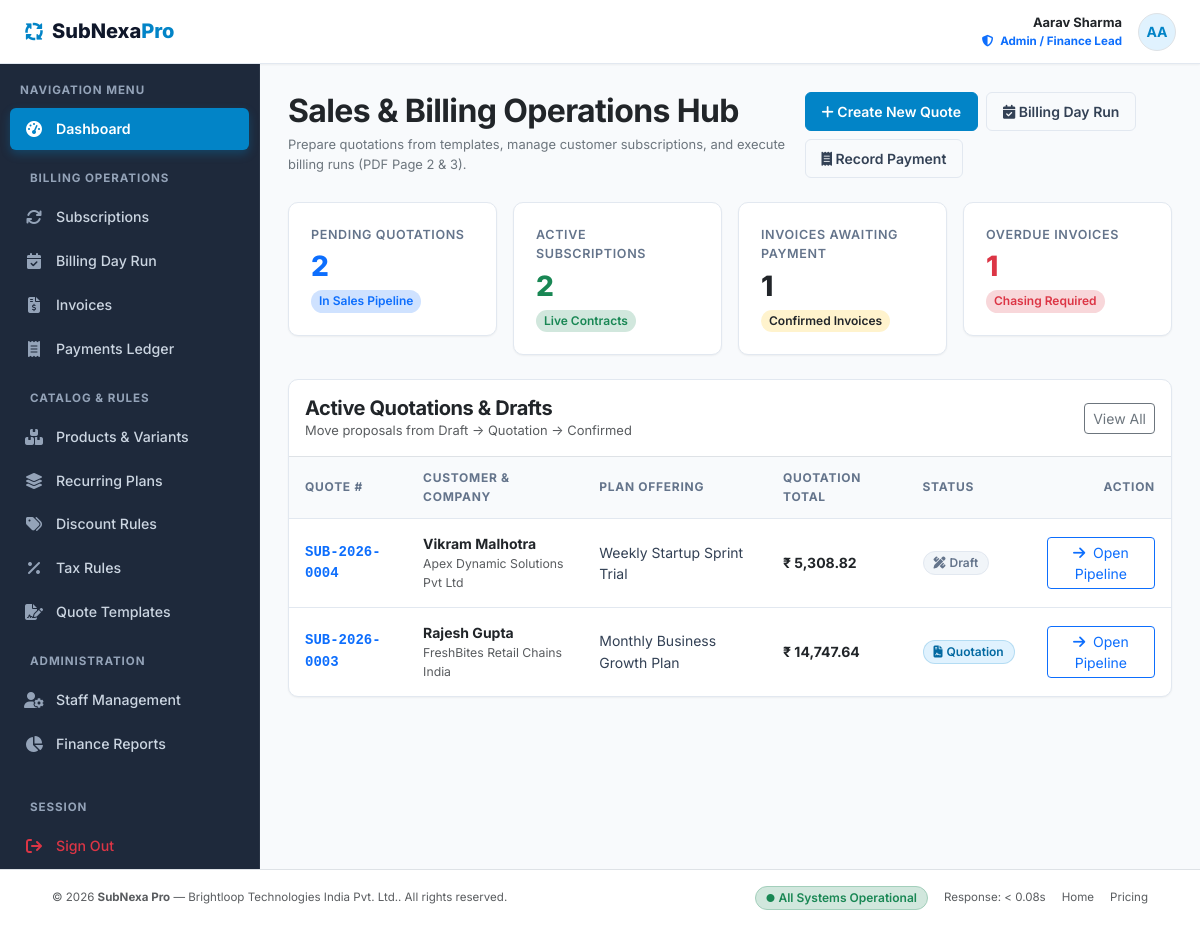
The app's page /staff/dashboard.php (signed in) with its own data.
### tables this page shows
CREATE TABLE `subscriptions` (
  `id` INT UNSIGNED AUTO_INCREMENT PRIMARY KEY,
  `subscription_number` VARCHAR(50) NOT NULL UNIQUE,
  `customer_id` INT UNSIGNED NOT NULL,
  `created_by_staff_id` INT UNSIGNED NULL,
  `plan_id` INT UNSIGNED NOT NULL,
  `discount_id` INT UNSIGNED NULL,
  `status` ENUM('draft', 'quotation', 'confirmed', 'active', 'paused', 'closed') NOT NULL DEFAULT 'draft',
  `start_date` DATE NOT NULL,
  `expiry_date` DATE NULL,
  `next_billing_date` DATE NULL,
  `payment_terms` VARCHAR(100) NOT NULL DEFAULT 'Immediate Payment',
  `subtotal` DECIMAL(12,2) NOT NULL DEFAULT 0.00,
  `tax_total` DECIMAL(12,2) NOT NULL DEFAULT 0.00,
  `discount_total` DECIMAL(12,2) NOT NULL DEFAULT 0.00,
  `total_amount` DECIMAL(12,2) NOT NULL DEFAULT 0.00,
  `notes` TEXT NULL,
  `created_at` TIMESTAMP DEFAULT CURRENT_TIMESTAMP,
  `updated_at` TIMESTAMP DEFAULT CURRENT_TIMESTAMP ON UPDATE CURRENT_TIMESTAMP,
  CONSTRAINT `fk_sub_customer` FOREIGN KEY (`customer_id`) REFERENCES `users` (`id`) ON DELETE RESTRICT,
  CONSTRAINT `fk_sub_staff` FOREIGN KEY (`created_by_staff_id`) REFERENCES `users` (`id`) ON DELETE SET NULL,
  CONSTRAINT `fk_sub_plan` FOREIGN KEY (`plan_id`) REFERENCES `plans` (`id`) ON DELETE RESTRICT,
  CONSTRAINT `fk_sub_discount` FOREIGN KEY (`discount_id`) REFERENCES `discount_rules` (`id`) ON DELETE SET NULL,
  INDEX `idx_sub_status` (`status`),
  INDEX `idx_sub_billing_date` (`next_billing_date`),
  INDEX `idx_sub_customer_id` (`customer_id`)
);

CREATE TABLE `users` (
  `id` INT UNSIGNED AUTO_INCREMENT PRIMARY KEY,
  `name` VARCHAR(150) NOT NULL,
  `email` VARCHAR(191) NOT NULL UNIQUE,
  `password_hash` VARCHAR(255) NOT NULL,
  `role` ENUM('admin', 'staff', 'customer') NOT NULL DEFAULT 'customer',
  `phone` VARCHAR(30) NULL,
  `company_name` VARCHAR(150) NULL,
  `address` TEXT NULL,
  `status` ENUM('active', 'inactive', 'suspended') NOT NULL DEFAULT 'active',
  `created_at` TIMESTAMP DEFAULT CURRENT_TIMESTAMP,
  `updated_at` TIMESTAMP DEFAULT CURRENT_TIMESTAMP ON UPDATE CURRENT_TIMESTAMP,
  INDEX `idx_users_role` (`role`),
  INDEX `idx_users_email` (`email`)
);

CREATE TABLE `plans` (
  `id` INT UNSIGNED AUTO_INCREMENT PRIMARY KEY,
  `name` VARCHAR(150) NOT NULL,
  `code` VARCHAR(50) NOT NULL UNIQUE,
  `billing_frequency` ENUM('daily', 'weekly', 'monthly', 'yearly') NOT NULL DEFAULT 'monthly',
  `cost` DECIMAL(12,2) NOT NULL DEFAULT 0.00,
  `min_quantity` INT UNSIGNED NOT NULL DEFAULT 1,
  `auto_close_on_end` TINYINT(1) NOT NULL DEFAULT 0,
  `can_pause` TINYINT(1) NOT NULL DEFAULT 1,
  `can_renew` TINYINT(1) NOT NULL DEFAULT 1,
  `available_from` DATE NULL,
  `available_to` DATE NULL,
  `is_active` TINYINT(1) NOT NULL DEFAULT 1,
  `description` TEXT NULL,
  `created_at` TIMESTAMP DEFAULT CURRENT_TIMESTAMP,
  INDEX `idx_plan_frequency` (`billing_frequency`),
  INDEX `idx_plan_active` (`is_active`)
);

### config/database.php (called while the page is built, shortened)
<?php
try {
    $conn = new mysqli(DB_HOST, DB_USER, DB_PASS, DB_NAME, DB_PORT);
    $conn->set_charset("utf8mb4");
} catch (mysqli_sql_exception $e) {
    http_response_code(500);
    die('<div style="font-family:sans-serif;padding:30px;background:#FEF2F2;border:1px solid #F87171;border-radius:8px;max-width:600px;margin:50px auto;color:#991B1B;">
        <h3 style="margin-top:0;">Database Connection Error</h3>
        <p>Could not connect to MySQL database <strong>' . htmlspecialchars(DB_NAME) . '</strong> on port ' . DB_PORT . '.</p>
        <p><small>' . htmlspecialchars($e->getMessage()) . '</small></p>
        <p>Please make sure MySQL is running in XAMPP and <code>subnexa_pro</code> database is imported.</p>
    </div>');
}
function db_query($sql, $params = [], $types = "") {
    global $conn;
    $stmt = $conn->prepare($sql);
    $stmt->execute();
    return $stmt;
}
function db_fetch_all($sql, $params = [], $types = "") {
    $stmt = db_query($sql, $params, $types);
    $result = $stmt->get_result();
    $rows = [];
    if ($result) {
        while ($row = $result->fetch_assoc()) {
            $rows[] = $row;
        }
    }
    return $rows;
}
function db_fetch_one($sql, $params = [], $types = "") {
    $stmt = db_query($sql, $params, $types);
    $result = $stmt->get_result();
    $row = null;
    if ($result && $result->num_rows > 0) {
        $row = $result->fetch_assoc();
    }
    return $row;
}

### staff/dashboard.php (the view, shortened to what this page needs)
<?php
$pending_quotes = db_fetch_one("SELECT COUNT(*) as cnt FROM subscriptions WHERE status IN ('draft', 'quotation')")['cnt'] ?? 0;
$active_subs = db_fetch_one("SELECT COUNT(*) as cnt FROM subscriptions WHERE status = 'active'")['cnt'] ?? 0;
$invoices_due = db_fetch_one("SELECT COUNT(*) as cnt FROM invoices WHERE status = 'confirmed'")['cnt'] ?? 0;
$overdue_count = db_fetch_one("SELECT COUNT(*) as cnt FROM invoices WHERE status = 'confirmed' AND due_date < CURDATE()")['cnt'] ?? 0;
$quotes = db_fetch_all("
    SELECT s.*, u.name as customer_name, u.company_name, p.name as plan_name
    FROM subscriptions s
    JOIN users u ON s.customer_id = u.id
    JOIN plans p ON s.plan_id = p.id
    WHERE s.status IN ('draft', 'quotation')
    ORDER BY s.id DESC LIMIT 5
");
require_once __DIR__ . '/../includes/header.php';
require_once __DIR__ . '/../includes/navbar.php';
?>
<div class="app-layout">
    <?php require_once __DIR__ . '/../includes/sidebar.php'; ?>
    <main class="app-main">
        <div class="container-fluid p-0">
            <div class="d-flex flex-column flex-md-row md:align-items-center justify-content-between gap-3 mb-4">
                <div>
                    <h2 class="fw-bold text-dark mb-1">Sales & Billing Operations Hub</h2>
                    <p class="text-secondary small mb-0">Prepare quotations from templates, manage customer subscriptions, and execute billing runs (PDF Page 2 & 3).</p>
                </div>
                <div class="d-flex flex-wrap gap-2">
                    <a href="<?= BASE_URL; ?>/staff/quotation_create.php" class="btn btn-nordic-primary">
                        <i class="fa-solid fa-plus me-1.5"></i> Create New Quote
                    </a>
                    <a href="<?= BASE_URL; ?>/staff/billing_run.php" class="btn btn-nordic-outline">
                        <i class="fa-solid fa-calendar-check me-1.5"></i> Billing Day Run
                    </a>
                    <a href="<?= BASE_URL; ?>/staff/payments.php" class="btn btn-nordic-outline">
                        <i class="fa-solid fa-receipt me-1.5"></i> Record Payment
                    </a>
                </div>
            </div>
            <div class="row g-3 mb-4">
                <div class="col-sm-6 col-xl-3">
                    <div class="card-nordic stat-card">
                        <div class="stat-title">Pending Quotations</div>
                        <div class="stat-value text-primary"><?= (int)$pending_quotes; ?></div>
                        <div class="stat-badge bg-primary-subtle text-primary">In Sales Pipeline</div>
                    </div>
                </div>
                <div class="col-sm-6 col-xl-3">
                    <div class="card-nordic stat-card">
                        <div class="stat-title">Active Subscriptions</div>
                        <div class="stat-value text-success"><?= (int)$active_subs; ?></div>
                        <div class="stat-badge bg-success-subtle text-success">Live Contracts</div>
                    </div>
                </div>
                <div class="col-sm-6 col-xl-3">
                    <div class="card-nordic stat-card">
                        <div class="stat-title">Invoices Awaiting Payment</div>
                        <div class="stat-value text-dark"><?= (int)$invoices_due; ?></div>
                        <div class="stat-badge bg-warning-subtle text-dark">Confirmed Invoices</div>
                    </div>
                </div>
                <div class="col-sm-6 col-xl-3">
                    <div class="card-nordic stat-card">
                        <div class="stat-title">Overdue Invoices</div>
                        <div class="stat-value text-danger"><?= (int)$overdue_count; ?></div>
                        <div class="stat-badge bg-danger-subtle text-danger">Chasing Required</div>
                    </div>
                </div>
            </div>
            <div class="card-nordic overflow-hidden mb-4">
                <div class="p-3 border-bottom d-flex justify-content-between align-items-center">
                    <div>
                        <h5 class="fw-bold text-dark mb-0">Active Quotations & Drafts</h5>
                        <div class="text-muted small">Move proposals from Draft &rarr; Quotation &rarr; Confirmed</div>
                    </div>
                    <a href="<?= BASE_URL; ?>/staff/quotations.php" class="btn btn-sm btn-outline-secondary">View All</a>
                </div>
                <div class="table-responsive">
                    <table class="table-nordic">
                        <thead>
                            <tr>
                                <th>Quote #</th>
                                <th>Customer & Company</th>
                                <th>Plan Offering</th>
                                <th>Quotation Total</th>
                                <th>Status</th>
                                <th class="text-end">Action</th>
                            </tr>
                        </thead>
                        <tbody>
                            <?php if (empty($quotes)): ?>
                                <tr>
                                    <td colspan="6" class="text-center py-4 text-muted">No pending quotes. Click "Create New Quote" to begin.</td>
                                </tr>
                            <?php else: ?>
                                <?php foreach ($quotes as $q): ?>
                                    <tr>
                                        <td class="fw-bold font-monospace text-primary"><?= htmlspecialchars($q['subscription_number']); ?></td>
                                        <td>
                                            <div class="fw-bold text-dark"><?= htmlspecialchars($q['customer_name']); ?></div>
                                            <div class="text-muted small"><?= htmlspecialchars($q['company_name'] ?? '—'); ?></div>
                                        </td>
                                        <td><?= htmlspecialchars($q['plan_name']); ?></td>
                                        <td class="fw-bold text-dark"><?= format_currency($q['total_amount']); ?></td>
                                        <td><?= get_status_badge($q['status']); ?></td>
                                        <td class="text-end">
                                            <a href="<?= BASE_URL; ?>/admin/subscription_view.php?id=<?= $q['id']; ?>" class="btn btn-sm btn-outline-primary py-1 px-2.5">
                                                <i class="fa-solid fa-arrow-right me-1"></i> Open Pipeline
                                            </a>
                                        </td>
                                    </tr>
                                <?php endforeach; ?>
                            <?php endif; ?>
                        </tbody>
                    </table>
                </div>
            </div>
        </div>
    </main>
</div>
<?php require_once __DIR__ . '/../includes/footer.php'; ?>

### config/functions.php (shortened to what this page needs)
<?php
function format_currency($amount) {
    return APP_CURRENCY . ' ' . number_format((float)$amount, 2);
}
function get_status_badge($status) {
    $status_clean = strtolower(trim((string)$status));
    switch ($status_clean) {
        case 'quotation':
        case 'confirmed':
            return '<span class="badge badge-quotation"><i class="fa-solid fa-file-contract me-1"></i> ' . ucfirst($status_clean) . '</span>';
        case 'draft':
            return '<span class="badge badge-draft"><i class="fa-solid fa-pen-ruler me-1"></i> Draft</span>';
    }
}

### assets/css/style.css (style rules this page uses)
:root { --bg-canvas: #F8FAFC; --bg-surface: #FFFFFF; --text-main: #0F172A; --text-body: #334155; --text-muted: #64748B; --border-light: #E2E8F0; --border-focus: #38BDF8; --navy-dark: #0F172A; --navy-sidebar: #1E293B; --navy-accent: #334155; --primary-color: #0284C7; --primary-hover: #0369A1; --primary-light: #E0F2FE; --primary-text: #0369A1; --success-color: #10B981; --success-light: #DCFCE7; --success-text: #166534; --warning-color: #F59E0B; --warning-light: #FEF3C7; --warning-text: #92400E; --danger-color: #EF4444; --danger-light: #FEE2E2; --danger-text: #991B1B; --info-color: #6366F1; --info-light: #EEF2FF; --info-text: #3730A3; --radius-sm: 6px; --radius-md: 10px; --radius-lg: 16px; --radius-pill: 9999px; --shadow-sm: 0 1px 2px 0 rgba(0, 0, 0, 0.05); --shadow-md: 0 4px 6px -1px rgba(0, 0, 0, 0.07), 0 2px 4px -2px rgba(0, 0, 0, 0.05); --shadow-lg: 0 10px 15px -3px rgba(0, 0, 0, 0.08), 0 4px 6px -4px rgba(0, 0, 0, 0.04); --shadow-hover: 0 12px 20px -3px rgba(2, 132, 199, 0.12); }
body { background-color: var(--bg-canvas); color: var(--text-body); font-family: 'Inter', -apple-system, BlinkMacSystemFont, "Segoe UI", Roboto, sans-serif; font-size: 0.925rem; line-height: 1.55; margin: 0; padding: 0; -webkit-font-smoothing: antialiased; }
h1, h2, h3, h4, h5, h6 { color: var(--text-main); font-weight: 700; letter-spacing: -0.02em; }
a { color: var(--primary-color); text-decoration: none; transition: color 0.15s ease-in-out; }
.app-layout { display: flex; min-height: calc(100vh - 64px); }
.app-main { flex: 1; padding: 28px; max-width: 100%; overflow-x: hidden; }
.card-nordic { background-color: var(--bg-surface); border: 1px solid var(--border-light); border-radius: var(--radius-md); box-shadow: var(--shadow-sm); transition: box-shadow 0.2s ease, transform 0.2s ease; }
.stat-card { padding: 22px; position: relative; overflow: hidden; }
.stat-card .stat-title { font-size: 0.785rem; font-weight: 600; text-transform: uppercase; letter-spacing: 0.05em; color: var(--text-muted); margin-bottom: 6px; }
.stat-card .stat-value { font-size: 1.75rem; font-weight: 800; color: var(--text-main); line-height: 1.2; }
.stat-card .stat-badge { display: inline-flex; align-items: center; gap: 4px; font-size: 0.75rem; font-weight: 600; padding: 2px 8px; border-radius: var(--radius-pill); margin-top: 6px; }
.table-nordic { width: 100%; margin-bottom: 0; border-collapse: separate; border-spacing: 0; }
.table-nordic thead th { background-color: var(--bg-canvas); color: var(--text-muted); font-size: 0.75rem; font-weight: 700; text-transform: uppercase; letter-spacing: 0.06em; padding: 12px 16px; border-top: none; border-bottom: 1px solid var(--border-light); }
.table-nordic tbody td { padding: 14px 16px; font-size: 0.875rem; color: var(--text-body); border-bottom: 1px solid var(--border-light); vertical-align: middle; }
.table-nordic tbody tr:last-child td { border-bottom: none; }
.badge { font-weight: 600; font-size: 0.75rem; padding: 5px 10px; border-radius: var(--radius-pill); display: inline-flex; align-items: center; line-height: 1; }
.badge-quotation { background-color: var(--primary-light); color: var(--primary-text); border: 1px solid rgba(2, 132, 199, 0.2); }
.badge-draft { background-color: #F1F5F9; color: var(--text-muted); border: 1px solid var(--border-light); }
.btn-nordic-primary { background-color: var(--primary-color); border: 1px solid var(--primary-color); color: #FFFFFF; font-weight: 600; font-size: 0.875rem; padding: 8px 16px; border-radius: var(--radius-sm); transition: all 0.15s ease-in-out; }
.btn-nordic-outline { background-color: transparent; border: 1px solid var(--border-light); color: var(--text-body); font-weight: 600; font-size: 0.875rem; padding: 8px 16px; border-radius: var(--radius-sm); transition: all 0.15s ease-in-out; }

### records on screen
subscriptions: subscription_number "SUB-2026-0004", customer.name "Vikram Malhotra", customer.company_name "Apex Dynamic Solutions Pvt Ltd", plan.name "Weekly Startup Sprint Trial", total_amount "₹ 5,308.82", status "draft" (drawn)
subscriptions: subscription_number "SUB-2026-0003", customer.name "Rajesh Gupta", customer.company_name "FreshBites Retail Chains India", plan.name "Monthly Business Growth Plan", total_amount "₹ 14,747.64", status "Quotation"

### other values on screen
$user['name'] "Aarav Sharma"
substr($user['name'], 0, 2) "AA"
$pending_quotes "2"
$active_subs "2"
$invoices_due "1"
$overdue_count "1"
APP_NAME "SubNexa Pro"
APP_COMPANY "Brightloop Technologies India Pvt. Ltd."
